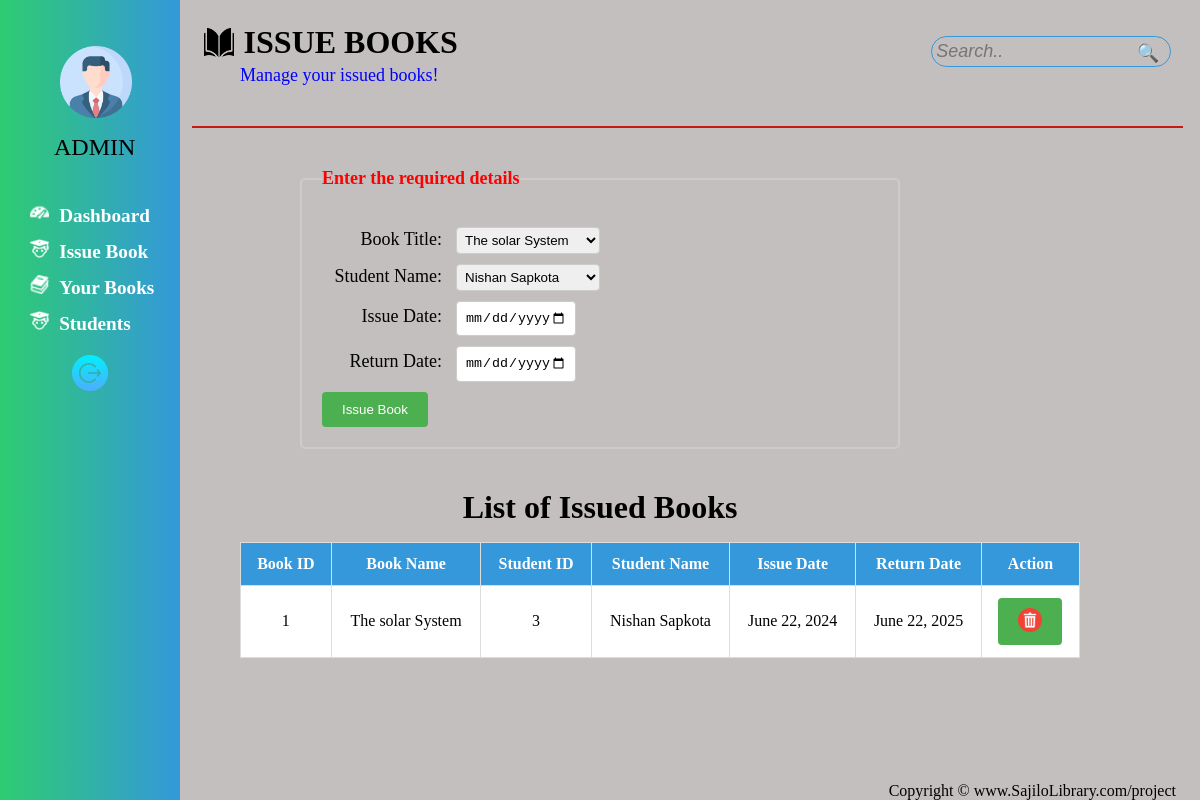
The page /issueBook/ on the database as committed earlier.
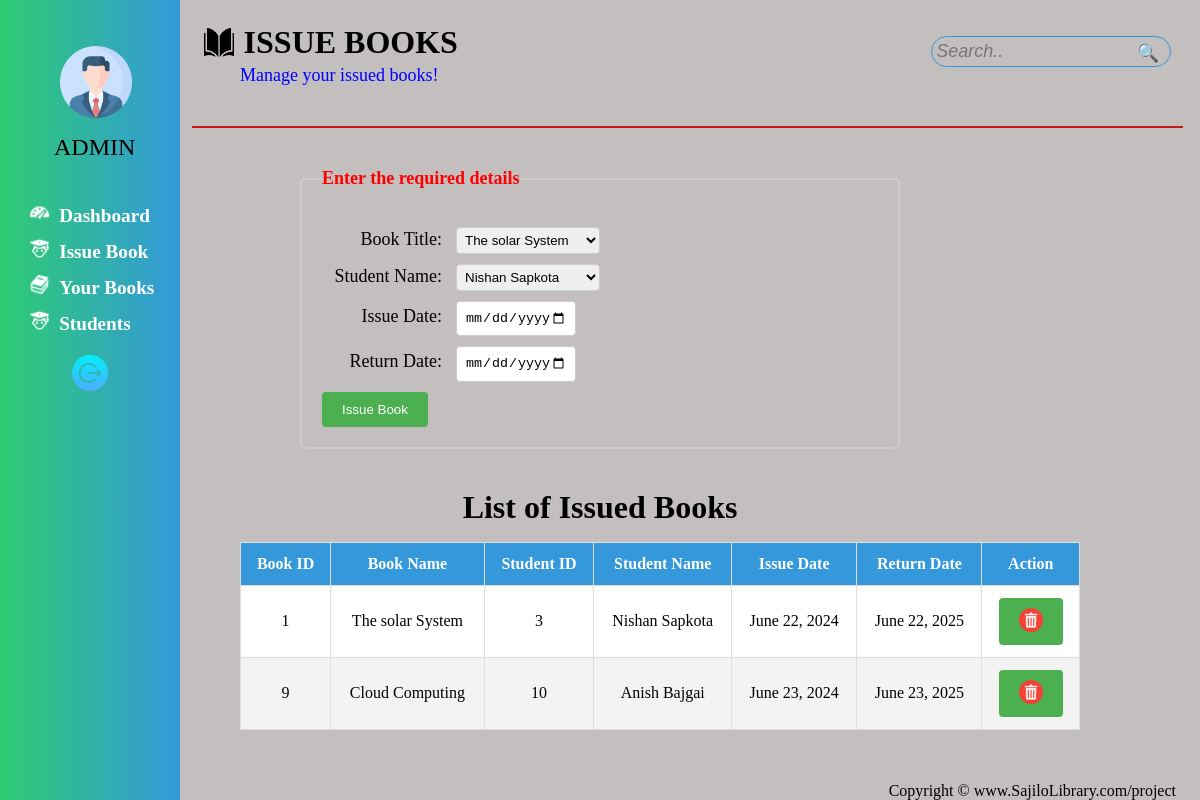
The same page on the database as committed later.
### main_app/models.py (models this page shows, shortened)
class Issued_Book(models.Model):
    book = models.ForeignKey(Book, on_delete=models.CASCADE)
    student = models.ForeignKey(Student, on_delete=models.CASCADE)
    issue_date = models.DateField(auto_now_add=True)
    return_date = models.DateField(null=True, blank=True)

class Book(models.Model):
    FICTION = 'fiction'
    NOVELS = 'nobels'
    CALCULATIONS = 'calculation'
    COMPUTER = 'computer'
    OTHERS = 'others'
    TYPE_CHOICES = [
        (FICTION, 'Fiction'),
        (NOVELS, 'Novels'),
        (CALCULATIONS, 'Calculations'),
        (COMPUTER, 'Computer'),
        (OTHERS, 'Others'),
    ]
    title = models.CharField(max_length=100)
    author = models.CharField(max_length=50, blank=True, null=True)
    type = models.CharField(max_length=20, choices=TYPE_CHOICES, default=OTHERS)
    shelf = models.CharField(max_length=5)
    quantity = models.PositiveIntegerField()
    def __str__(self):
        return self.title

class Student(models.Model):
    name = models.CharField(max_length=100)
    address = models.CharField(max_length=100)
    email = models.EmailField(max_length=50)
    contact = models.CharField(max_length=10)
    def __str__(self):
        return self.name

### main_app/views.py (the view, shortened to what this page needs)
# urls.py: path('issueBook/', views.issueBook, name='issueBook'),
def issueBook(request):
    books = Book.objects.all()
    students = Student.objects.all()
    issues = Issued_Book.objects.all()
    return render(request, 'issueBook.html',{'issues':issues,'books':books,'students':students})

### main_app/templates/issueBook.html (shortened to what this page needs)
  {% extends "base.html" %} {% block title %}Issue{% endblock title %}
 {% block main %}
<main>
  <div id="page1">
    <div id="top-header">
      <div id="namePlate">
        <div id="homePlate">
          <img src="/static/inside book icon.png" alt="" />
          <h1>ISSUE BOOKS</h1>
        </div>
        <p>Manage your issued books!</p>
      </div>
      <div id="searchBar">
        <form method='post'>
        <input type="text" placeholder="Search.." name='query' value='{{query}}' />
        <button id="search">🔍</button>
        </form>
      </div>
    </div>
    <div class="form-container">
      <form action="" method='post'>
        <fieldset>
          <legend>Enter the required details</legend>
          <br />
          <label for="book_id">Book Title:</label>
          <select name="book_id" id="book_id" required>
              {% for book in books %}
                  <option value="{{ book.id }}">{{ book.title }}</option>
              {% endfor %}
          </select><br>
          <label for="student_id">Student Name:</label>
          <select name="student_id" id="student_id" required>
              {% for student in students %}
                  <option value="{{ student.id }}">{{ student.name }}</option>
              {% endfor %}
          </select><br>
          <label for="issue_date">Issue Date:</label>
          <input type="date" name="issue_date" id="issue_date" required><br>
          <label for="return_date">Return Date:</label>
          <input type="date" name="return_date" id="return_date"><br>
          <button type="submit" name='add_another'>Issue Book</button>
        </fieldset>
      </form>
    </div>
    <h1 id="table-name">List of Issued Books</h1>
    <div id="table-container">
     <table cellspacing="20" cellpadding="10">
      <thead id="thead">
        <tr>
        <th>Book ID</th>
          <th>Book Name</th>
          <th>Student ID</th>
          <th>Student Name</th>
          <th>Issue Date</th>
          <th>Return Date</th>
          <th>Action</th>
        </tr>
      </thead>
      <tbody id="tbody">
        {% for details in issues%}
        <tr>
        <td>{{details.book_id}}</td>
        <td>{{details.book}}</td>
        <td>{{details.student_id}}</td>
        <td>{{details.student}}</td>
        <td>{{details.issue_date}}</td>
        <td>{{details.return_date}}</td>
        <td>
          <form action="" method="post" style="display:inline;">
            <button type='submit' class='Delete'>
              <img src="/static/delete icon.png" alt="Delete" />
              </button>
          </form>
        </td>
        </tr>
        {% endfor %}
      </tbody>
     </table>
    </div>
  </div>
</main>
{% endblock main %}

Rows that differ between the two databases and show on the page:
added Issued_Book: book_id "9", book "Cloud Computing", student_id "10", student "Anish Bajgai", issue_date "June 23, 2024", return_date "June 23, 2025"
